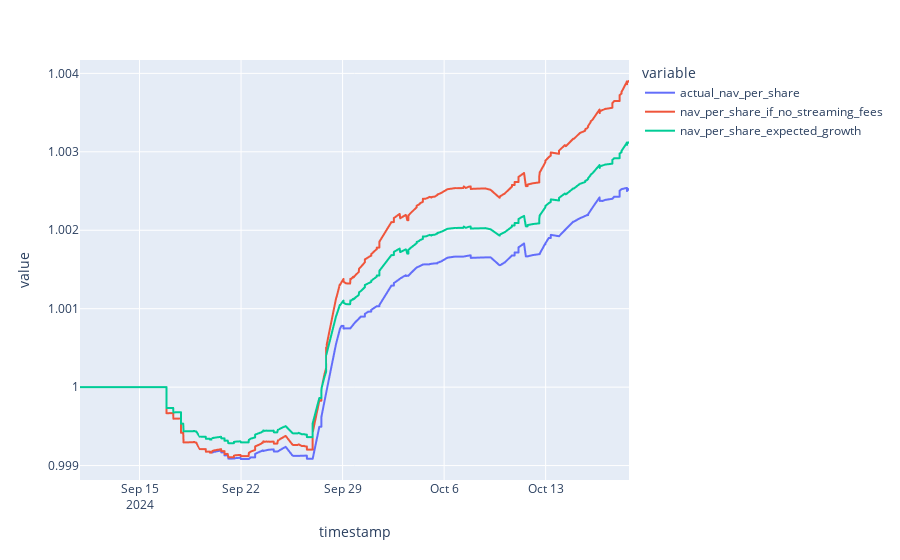

Here is the notebook cell this chart was saved with:
### Code cell
df["nav_per_share_expected_growth"] = (
    (df["nav_per_share_if_no_streaming_fees"] - 1) * 0.8
) + 1  # if  it was 80% of was wihtout the fees
px.line(df[["actual_nav_per_share", "nav_per_share_if_no_streaming_fees", "nav_per_share_expected_growth"]])

### Figure 1 — Plotly figure (JSON) as saved in the notebook; plotly's stock layout.template omitted (floating-point values rounded to 4 significant figures; data arrays with more than 128 entries replaced by an {"elided": "..."} marker saying what was removed)
{"data": [{"hovertemplate": "variable=actual_nav_per_share<br>timestamp=%{x}<br>value=%{y}<extra></extra>", "legendgroup": "actual_nav_per_share", "line": {"color": "#636efa", "dash": "solid"}, "marker": {"symbol": "circle"}, "mode": "lines", "name": "actual_nav_per_share", "showlegend": true, "type": "scattergl", "x": {"elided": "493 str values"}, "xaxis": "x", "y": {"elided": "493 float values"}, "yaxis": "y"}, {"hovertemplate": "variable=nav_per_share_if_no_streaming_fees<br>timestamp=%{x}<br>value=%{y}<extra></extra>", "legendgroup": "nav_per_share_if_no_streaming_fees", "line": {"color": "#EF553B", "dash": "solid"}, "marker": {"symbol": "circle"}, "mode": "lines", "name": "nav_per_share_if_no_streaming_fees", "showlegend": true, "type": "scattergl", "x": {"elided": "493 str values"}, "xaxis": "x", "y": {"elided": "493 float values"}, "yaxis": "y"}, {"hovertemplate": "variable=nav_per_share_expected_growth<br>timestamp=%{x}<br>value=%{y}<extra></extra>", "legendgroup": "nav_per_share_expected_growth", "line": {"color": "#00cc96", "dash": "solid"}, "marker": {"symbol": "circle"}, "mode": "lines", "name": "nav_per_share_expected_growth", "showlegend": true, "type": "scattergl", "x": {"elided": "493 str values"}, "xaxis": "x", "y": {"elided": "493 float values"}, "yaxis": "y"}], "layout": {"legend": {"title": {"text": "variable"}, "tracegroupgap": 0}, "margin": {"t": 60}, "xaxis": {"anchor": "y", "domain": [0, 1], "title": {"text": "timestamp"}}, "yaxis": {"anchor": "x", "domain": [0, 1], "title": {"text": "value"}}}}
